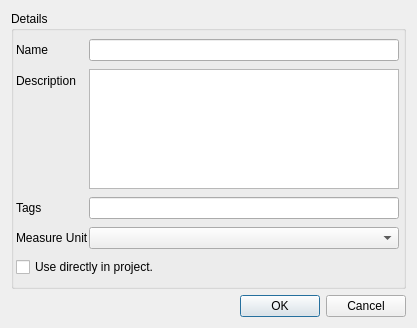
<?xml version="1.0" encoding="UTF-8"?>
<ui version="4.0">
 <class>dlgNewElement</class>
 <widget class="QDialog" name="dlgNewElement">
  <property name="geometry">
   <rect>
    <x>0</x>
    <y>0</y>
    <width>417</width>
    <height>328</height>
   </rect>
  </property>
  <property name="windowTitle">
   <string>Dialog</string>
  </property>
  <layout class="QVBoxLayout" name="verticalLayout">
   <item>
    <widget class="QGroupBox" name="grpDetails">
     <property name="title">
      <string>Details</string>
     </property>
     <layout class="QHBoxLayout" name="horizontalLayout_2">
      <property name="spacing">
       <number>2</number>
      </property>
      <property name="margin">
       <number>2</number>
      </property>
      <item>
       <widget class="QFrame" name="frame">
        <property name="frameShape">
         <enum>QFrame::NoFrame</enum>
        </property>
        <property name="frameShadow">
         <enum>QFrame::Plain</enum>
        </property>
        <layout class="QFormLayout" name="formLayout">
         <property name="fieldGrowthPolicy">
          <enum>QFormLayout::AllNonFixedFieldsGrow</enum>
         </property>
         <property name="horizontalSpacing">
          <number>0</number>
         </property>
         <property name="verticalSpacing">
          <number>2</number>
         </property>
         <property name="margin">
          <number>0</number>
         </property>
         <item row="0" column="0">
          <widget class="QLabel" name="label">
           <property name="text">
            <string>Name</string>
           </property>
          </widget>
         </item>
         <item row="0" column="1">
          <widget class="QLineEdit" name="txtNombre"/>
         </item>
         <item row="1" column="0">
          <widget class="QLabel" name="label_2">
           <property name="text">
            <string>Description</string>
           </property>
          </widget>
         </item>
         <item row="1" column="1">
          <widget class="QTextEdit" name="txtDescripcion">
           <property name="maximumSize">
            <size>
             <width>16777215</width>
             <height>120</height>
            </size>
           </property>
          </widget>
         </item>
         <item row="2" column="0">
          <widget class="QLabel" name="label_3">
           <property name="text">
            <string>Tags</string>
           </property>
          </widget>
         </item>
         <item row="2" column="1">
          <widget class="QLineEdit" name="txtTags"/>
         </item>
         <item row="3" column="0">
          <widget class="QLabel" name="label_4">
           <property name="text">
            <string>Measure Unit</string>
           </property>
          </widget>
         </item>
         <item row="3" column="1">
          <widget class="QComboBox" name="cboMeasureUnit"/>
         </item>
         <item row="4" column="0" colspan="2">
          <widget class="QCheckBox" name="chkUsableDirectly">
           <property name="text">
            <string>Use directly in project.</string>
           </property>
          </widget>
         </item>
        </layout>
       </widget>
      </item>
      <item>
       <widget class="QFrame" name="frame_2">
        <property name="frameShape">
         <enum>QFrame::NoFrame</enum>
        </property>
        <property name="frameShadow">
         <enum>QFrame::Raised</enum>
        </property>
        <layout class="QHBoxLayout" name="horizontalLayout">
         <property name="spacing">
          <number>0</number>
         </property>
         <property name="margin">
          <number>0</number>
         </property>
        </layout>
       </widget>
      </item>
     </layout>
    </widget>
   </item>
   <item>
    <widget class="QDialogButtonBox" name="buttonBox">
     <property name="orientation">
      <enum>Qt::Horizontal</enum>
     </property>
     <property name="standardButtons">
      <set>QDialogButtonBox::Cancel|QDialogButtonBox::Ok</set>
     </property>
    </widget>
   </item>
  </layout>
 </widget>
 <resources/>
 <connections>
  <connection>
   <sender>buttonBox</sender>
   <signal>accepted()</signal>
   <receiver>dlgNewElement</receiver>
   <slot>accept()</slot>
   <hints>
    <hint type="sourcelabel">
     <x>248</x>
     <y>254</y>
    </hint>
    <hint type="destinationlabel">
     <x>157</x>
     <y>274</y>
    </hint>
   </hints>
  </connection>
  <connection>
   <sender>buttonBox</sender>
   <signal>rejected()</signal>
   <receiver>dlgNewElement</receiver>
   <slot>reject()</slot>
   <hints>
    <hint type="sourcelabel">
     <x>316</x>
     <y>260</y>
    </hint>
    <hint type="destinationlabel">
     <x>286</x>
     <y>274</y>
    </hint>
   </hints>
  </connection>
 </connections>
</ui>
